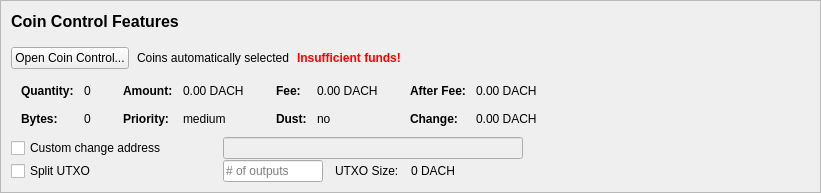
         <widget class="QFrame" name="frameCoinControl">
          <property name="sizePolicy">
           <sizepolicy hsizetype="Expanding" vsizetype="Expanding">
            <horstretch>0</horstretch>
            <verstretch>0</verstretch>
           </sizepolicy>
          </property>
          <property name="maximumSize">
           <size>
            <width>16777215</width>
            <height>16777215</height>
           </size>
          </property>
          <property name="frameShape">
           <enum>QFrame::StyledPanel</enum>
          </property>
          <property name="frameShadow">
           <enum>QFrame::Sunken</enum>
          </property>
          <layout class="QVBoxLayout" name="verticalLayoutCoinControl2">
           <property name="spacing">
            <number>0</number>
           </property>
           <property name="leftMargin">
            <number>0</number>
           </property>
           <property name="topMargin">
            <number>0</number>
           </property>
           <property name="rightMargin">
            <number>0</number>
           </property>
           <property name="bottomMargin">
            <number>0</number>
           </property>
           <item>
            <widget class="QFrame" name="frameCoinControl_BG">
             <layout class="QVBoxLayout" name="verticalLayoutCoinControl" stretch="0,0,0,0,0,0">
              <property name="spacing">
               <number>1</number>
              </property>
              <property name="leftMargin">
               <number>10</number>
              </property>
              <property name="topMargin">
               <number>10</number>
              </property>
              <item>
               <layout class="QHBoxLayout" name="horizontalLayoutCoinControl1">
                <property name="bottomMargin">
                 <number>15</number>
                </property>
                <item>
                 <layout class="QVBoxLayout" name="verticalLayout_3">
                  <property name="spacing">
                   <number>6</number>
                  </property>
                  <item>
                   <widget class="QLabel" name="labelCoinControlFeatures">
                    <property name="sizePolicy">
                     <sizepolicy hsizetype="Preferred" vsizetype="Maximum">
                      <horstretch>0</horstretch>
                      <verstretch>0</verstretch>
                     </sizepolicy>
                    </property>
                    <property name="minimumSize">
                     <size>
                      <width>0</width>
                      <height>20</height>
                     </size>
                    </property>
                    <property name="font">
                     <font>
                      <pointsize>12</pointsize>
                      <weight>75</weight>
                      <bold>true</bold>
                     </font>
                    </property>
                    <property name="styleSheet">
                     <string notr="true">font-weight:bold;</string>
                    </property>
                    <property name="text">
                     <string>Coin Control Features</string>
                    </property>
                   </widget>
                  </item>
                 </layout>
                </item>
               </layout>
              </item>
              <item>
               <layout class="QHBoxLayout" name="horizontalLayoutCoinControl2" stretch="0,0,0,0">
                <property name="spacing">
                 <number>8</number>
                </property>
                <property name="bottomMargin">
                 <number>10</number>
                </property>
                <item>
                 <widget class="QPushButton" name="pushButtonCoinControl">
                  <property name="styleSheet">
                   <string notr="true"/>
                  </property>
                  <property name="text">
                   <string>Open Coin Control...</string>
                  </property>
                  <property name="autoDefault">
                   <bool>false</bool>
                  </property>
                 </widget>
                </item>
                <item>
                 <widget class="QLabel" name="labelCoinControlAutomaticallySelected">
                  <property name="text">
                   <string>Coins automatically selected</string>
                  </property>
                  <property name="margin">
                   <number>5</number>
                  </property>
                 </widget>
                </item>
                <item>
                 <widget class="QLabel" name="labelCoinControlInsuffFunds">
                  <property name="font">
                   <font>
                    <weight>75</weight>
                    <bold>true</bold>
                   </font>
                  </property>
                  <property name="styleSheet">
                   <string notr="true">color:red;font-weight:bold;</string>
                  </property>
                  <property name="text">
                   <string>Insufficient funds!</string>
                  </property>
                  <property name="margin">
                   <number>5</number>
                  </property>
                 </widget>
                </item>
                <item>
                 <spacer name="horizontalSpacerCoinControl">
                  <property name="orientation">
                   <enum>Qt::Horizontal</enum>
                  </property>
                  <property name="sizeHint" stdset="0">
                   <size>
                    <width>40</width>
                    <height>1</height>
                   </size>
                  </property>
                 </spacer>
                </item>
               </layout>
              </item>
              <item>
               <widget class="QWidget" name="widgetCoinControl" native="true">
                <property name="sizePolicy">
                 <sizepolicy hsizetype="Preferred" vsizetype="Preferred">
                  <horstretch>0</horstretch>
                  <verstretch>0</verstretch>
                 </sizepolicy>
                </property>
                <property name="minimumSize">
                 <size>
                  <width>0</width>
                  <height>0</height>
                 </size>
                </property>
                <property name="styleSheet">
                 <string notr="true"/>
                </property>
                <layout class="QHBoxLayout" name="horizontalLayoutCoinControl5">
                 <property name="leftMargin">
                  <number>0</number>
                 </property>
                 <property name="topMargin">
                  <number>0</number>
                 </property>
                 <property name="rightMargin">
                  <number>0</number>
                 </property>
                 <property name="bottomMargin">
                  <number>0</number>
                 </property>
                 <item>
                  <layout class="QHBoxLayout" name="horizontalLayoutCoinControl3" stretch="0,0,0,1">
                   <property name="spacing">
                    <number>20</number>
                   </property>
                   <property name="topMargin">
                    <number>0</number>
                   </property>
                   <property name="bottomMargin">
                    <number>10</number>
                   </property>
                   <item>
                    <layout class="QFormLayout" name="formLayoutCoinControl1">
                     <property name="horizontalSpacing">
                      <number>10</number>
                     </property>
                     <property name="verticalSpacing">
                      <number>14</number>
                     </property>
                     <property name="leftMargin">
                      <number>10</number>
                     </property>
                     <property name="topMargin">
                      <number>4</number>
                     </property>
                     <property name="rightMargin">
                      <number>6</number>
                     </property>
                     <item row="0" column="0">
                      <widget class="QLabel" name="labelCoinControlQuantityText">
                       <property name="font">
                        <font>
                         <weight>75</weight>
                         <bold>true</bold>
                        </font>
                       </property>
                       <property name="text">
                        <string>Quantity:</string>
                       </property>
                       <property name="margin">
                        <number>0</number>
                       </property>
                      </widget>
                     </item>
                     <item row="0" column="1">
                      <widget class="QLabel" name="labelCoinControlQuantity">
                       <property name="cursor">
                        <cursorShape>IBeamCursor</cursorShape>
                       </property>
                       <property name="contextMenuPolicy">
                        <enum>Qt::ActionsContextMenu</enum>
                       </property>
                       <property name="text">
                        <string notr="true">0</string>
                       </property>
                       <property name="margin">
                        <number>0</number>
                       </property>
                       <property name="textInteractionFlags">
                        <set>Qt::LinksAccessibleByMouse|Qt::TextSelectableByKeyboard|Qt::TextSelectableByMouse</set>
                       </property>
                      </widget>
                     </item>
                     <item row="1" column="0">
                      <widget class="QLabel" name="labelCoinControlBytesText">
                       <property name="font">
                        <font>
                         <weight>75</weight>
                         <bold>true</bold>
                        </font>
                       </property>
                       <property name="text">
                        <string>Bytes:</string>
                       </property>
                      </widget>
                     </item>
                     <item row="1" column="1">
                      <widget class="QLabel" name="labelCoinControlBytes">
                       <property name="cursor">
                        <cursorShape>IBeamCursor</cursorShape>
                       </property>
                       <property name="contextMenuPolicy">
                        <enum>Qt::ActionsContextMenu</enum>
                       </property>
                       <property name="text">
                        <string notr="true">0</string>
                       </property>
                       <property name="textInteractionFlags">
                        <set>Qt::LinksAccessibleByMouse|Qt::TextSelectableByKeyboard|Qt::TextSelectableByMouse</set>
                       </property>
                      </widget>
                     </item>
                    </layout>
                   </item>
                   <item>
                    <layout class="QFormLayout" name="formLayoutCoinControl2">
                     <property name="horizontalSpacing">
                      <number>10</number>
                     </property>
                     <property name="verticalSpacing">
                      <number>14</number>
                     </property>
                     <property name="leftMargin">
                      <number>6</number>
                     </property>
                     <property name="topMargin">
                      <number>4</number>
                     </property>
                     <property name="rightMargin">
                      <number>6</number>
                     </property>
                     <item row="0" column="0">
                      <widget class="QLabel" name="labelCoinControlAmountText">
                       <property name="font">
                        <font>
                         <weight>75</weight>
                         <bold>true</bold>
                        </font>
                       </property>
                       <property name="text">
                        <string>Amount:</string>
                       </property>
                       <property name="margin">
                        <number>0</number>
                       </property>
                      </widget>
                     </item>
                     <item row="0" column="1">
                      <widget class="QLabel" name="labelCoinControlAmount">
                       <property name="cursor">
                        <cursorShape>IBeamCursor</cursorShape>
                       </property>
                       <property name="contextMenuPolicy">
                        <enum>Qt::ActionsContextMenu</enum>
                       </property>
                       <property name="text">
                        <string notr="true">0.00 DACH</string>
                       </property>
                       <property name="textInteractionFlags">
                        <set>Qt::LinksAccessibleByMouse|Qt::TextSelectableByKeyboard|Qt::TextSelectableByMouse</set>
                       </property>
                      </widget>
                     </item>
                     <item row="1" column="0">
                      <widget class="QLabel" name="labelCoinControlPriorityText">
                       <property name="font">
                        <font>
                         <weight>75</weight>
                         <bold>true</bold>
                        </font>
                       </property>
                       <property name="text">
                        <string>Priority:</string>
                       </property>
                      </widget>
                     </item>
                     <item row="1" column="1">
                      <widget class="QLabel" name="labelCoinControlPriority">
                       <property name="cursor">
                        <cursorShape>IBeamCursor</cursorShape>
                       </property>
                       <property name="contextMenuPolicy">
                        <enum>Qt::ActionsContextMenu</enum>
                       </property>
                       <property name="text">
                        <string>medium</string>
                       </property>
                       <property name="textInteractionFlags">
                        <set>Qt::LinksAccessibleByMouse|Qt::TextSelectableByKeyboard|Qt::TextSelectableByMouse</set>
                       </property>
                      </widget>
                     </item>
                    </layout>
                   </item>
                   <item>
                    <layout class="QFormLayout" name="formLayoutCoinControl3">
                     <property name="horizontalSpacing">
                      <number>10</number>
                     </property>
                     <property name="verticalSpacing">
                      <number>14</number>
                     </property>
                     <property name="leftMargin">
                      <number>6</number>
                     </property>
                     <property name="topMargin">
                      <number>4</number>
                     </property>
                     <property name="rightMargin">
                      <number>6</number>
                     </property>
                     <item row="0" column="0">
                      <widget class="QLabel" name="labelCoinControlFeeText">
                       <property name="font">
                        <font>
                         <weight>75</weight>
                         <bold>true</bold>
                        </font>
                       </property>
                       <property name="text">
                        <string>Fee:</string>
                       </property>
                       <property name="margin">
                        <number>0</number>
                       </property>
                      </widget>
                     </item>
                     <item row="0" column="1">
                      <widget class="QLabel" name="labelCoinControlFee">
                       <property name="cursor">
                        <cursorShape>IBeamCursor</cursorShape>
                       </property>
                       <property name="contextMenuPolicy">
                        <enum>Qt::ActionsContextMenu</enum>
                       </property>
                       <property name="text">
                        <string notr="true">0.00 DACH</string>
                       </property>
                       <property name="textInteractionFlags">
                        <set>Qt::LinksAccessibleByMouse|Qt::TextSelectableByKeyboard|Qt::TextSelectableByMouse</set>
                       </property>
                      </widget>
                     </item>
                     <item row="1" column="0">
                      <widget class="QLabel" name="labelCoinControlLowOutputText">
                       <property name="font">
                        <font>
                         <weight>75</weight>
                         <bold>true</bold>
                        </font>
                       </property>
                       <property name="text">
                        <string>Dust:</string>
                       </property>
                      </widget>
                     </item>
                     <item row="1" column="1">
                      <widget class="QLabel" name="labelCoinControlLowOutput">
                       <property name="cursor">
                        <cursorShape>IBeamCursor</cursorShape>
                       </property>
                       <property name="contextMenuPolicy">
                        <enum>Qt::ActionsContextMenu</enum>
                       </property>
                       <property name="text">
                        <string>no</string>
                       </property>
                       <property name="textInteractionFlags">
                        <set>Qt::LinksAccessibleByMouse|Qt::TextSelectableByKeyboard|Qt::TextSelectableByMouse</set>
                       </property>
                      </widget>
                     </item>
                    </layout>
                   </item>
                   <item>
                    <layout class="QFormLayout" name="formLayoutCoinControl4">
                     <property name="horizontalSpacing">
                      <number>10</number>
                     </property>
                     <property name="verticalSpacing">
                      <number>14</number>
                     </property>
                     <property name="leftMargin">
                      <number>6</number>
                     </property>
                     <property name="topMargin">
                      <number>4</number>
                     </property>
                     <property name="rightMargin">
                      <number>6</number>
                     </property>
                     <item row="0" column="0">
                      <widget class="QLabel" name="labelCoinControlAfterFeeText">
                       <property name="font">
                        <font>
                         <weight>75</weight>
                         <bold>true</bold>
                        </font>
                       </property>
                       <property name="text">
                        <string>After Fee:</string>
                       </property>
                       <property name="margin">
                        <number>0</number>
                       </property>
                      </widget>
                     </item>
                     <item row="0" column="1">
                      <widget class="QLabel" name="labelCoinControlAfterFee">
                       <property name="cursor">
                        <cursorShape>IBeamCursor</cursorShape>
                       </property>
                       <property name="contextMenuPolicy">
                        <enum>Qt::ActionsContextMenu</enum>
                       </property>
                       <property name="text">
                        <string notr="true">0.00 DACH</string>
                       </property>
                       <property name="textInteractionFlags">
                        <set>Qt::LinksAccessibleByMouse|Qt::TextSelectableByKeyboard|Qt::TextSelectableByMouse</set>
                       </property>
                      </widget>
                     </item>
                     <item row="1" column="0">
                      <widget class="QLabel" name="labelCoinControlChangeText">
                       <property name="font">
                        <font>
                         <weight>75</weight>
                         <bold>true</bold>
                        </font>
                       </property>
                       <property name="text">
                        <string>Change:</string>
                       </property>
                      </widget>
                     </item>
                     <item row="1" column="1">
                      <widget class="QLabel" name="labelCoinControlChange">
                       <property name="cursor">
                        <cursorShape>IBeamCursor</cursorShape>
                       </property>
                       <property name="contextMenuPolicy">
                        <enum>Qt::ActionsContextMenu</enum>
                       </property>
                       <property name="text">
                        <string notr="true">0.00 DACH</string>
                       </property>
                       <property name="textInteractionFlags">
                        <set>Qt::LinksAccessibleByMouse|Qt::TextSelectableByKeyboard|Qt::TextSelectableByMouse</set>
                       </property>
                      </widget>
                     </item>
                    </layout>
                   </item>
                  </layout>
                 </item>
                </layout>
               </widget>
              </item>
              <item>
               <layout class="QHBoxLayout" name="horizontalLayoutCoinControl4">
                <property name="spacing">
                 <number>12</number>
                </property>
                <property name="sizeConstraint">
                 <enum>QLayout::SetDefaultConstraint</enum>
                </property>
                <property name="topMargin">
                 <number>0</number>
                </property>
                <property name="rightMargin">
                 <number>0</number>
                </property>
                <item>
                 <widget class="QCheckBox" name="checkBoxCoinControlChange">
                  <property name="sizePolicy">
                   <sizepolicy hsizetype="Preferred" vsizetype="Preferred">
                    <horstretch>0</horstretch>
                    <verstretch>0</verstretch>
                   </sizepolicy>
                  </property>
                  <property name="minimumSize">
                   <size>
                    <width>200</width>
                    <height>0</height>
                   </size>
                  </property>
                  <property name="maximumSize">
                   <size>
                    <width>200</width>
                    <height>16777215</height>
                   </size>
                  </property>
                  <property name="toolTip">
                   <string>If this is activated, but the change address is empty or invalid, change will be sent to a newly generated address.</string>
                  </property>
                  <property name="text">
                   <string>Custom change address</string>
                  </property>
                 </widget>
                </item>
                <item>
                 <widget class="QValidatedLineEdit" name="lineEditCoinControlChange">
                  <property name="enabled">
                   <bool>false</bool>
                  </property>
                  <property name="sizePolicy">
                   <sizepolicy hsizetype="Preferred" vsizetype="Preferred">
                    <horstretch>0</horstretch>
                    <verstretch>0</verstretch>
                   </sizepolicy>
                  </property>
                  <property name="minimumSize">
                   <size>
                    <width>300</width>
                    <height>0</height>
                   </size>
                  </property>
                 </widget>
                </item>
                <item>
                 <widget class="QLabel" name="labelCoinControlChangeLabel">
                  <property name="sizePolicy">
                   <sizepolicy hsizetype="Preferred" vsizetype="Preferred">
                    <horstretch>0</horstretch>
                    <verstretch>0</verstretch>
                   </sizepolicy>
                  </property>
                  <property name="minimumSize">
                   <size>
                    <width>100</width>
                    <height>0</height>
                   </size>
                  </property>
                  <property name="text">
                   <string/>
                  </property>
                  <property name="margin">
                   <number>3</number>
                  </property>
                 </widget>
                </item>
               </layout>
              </item>
              <item>
               <layout class="QHBoxLayout" name="horizontalLayoutCoinControl6">
                <property name="spacing">
                 <number>12</number>
                </property>
                <property name="rightMargin">
                 <number>0</number>
                </property>
                <item>
                 <widget class="QCheckBox" name="splitBlockCheckBox">
                  <property name="sizePolicy">
                   <sizepolicy hsizetype="Preferred" vsizetype="Preferred">
                    <horstretch>0</horstretch>
                    <verstretch>0</verstretch>
                   </sizepolicy>
                  </property>
                  <property name="minimumSize">
                   <size>
                    <width>200</width>
                    <height>0</height>
                   </size>
                  </property>
                  <property name="maximumSize">
                   <size>
                    <width>200</width>
                    <height>16777215</height>
                   </size>
                  </property>
                  <property name="text">
                   <string>Split UTXO</string>
                  </property>
                 </widget>
                </item>
                <item>
                 <widget class="QLineEdit" name="splitBlockLineEdit">
                  <property name="sizePolicy">
                   <sizepolicy hsizetype="Preferred" vsizetype="Preferred">
                    <horstretch>50</horstretch>
                    <verstretch>0</verstretch>
                   </sizepolicy>
                  </property>
                  <property name="minimumSize">
                   <size>
                    <width>100</width>
                    <height>0</height>
                   </size>
                  </property>
                  <property name="maximumSize">
                   <size>
                    <width>100</width>
                    <height>16777215</height>
                   </size>
                  </property>
                  <property name="placeholderText">
                   <string># of outputs</string>
                  </property>
                 </widget>
                </item>
                <item>
                 <widget class="QLabel" name="labelBlockSizeText">
                  <property name="text">
                   <string>UTXO Size:</string>
                  </property>
                 </widget>
                </item>
                <item>
                 <widget class="QLabel" name="labelBlockSize">
                  <property name="text">
                   <string>0 DACH</string>
                  </property>
                 </widget>
                </item>
                <item>
                 <spacer name="horizontalSpacer_7">
                  <property name="orientation">
                   <enum>Qt::Horizontal</enum>
                  </property>
                  <property name="sizeHint" stdset="0">
                   <size>
                    <width>40</width>
                    <height>20</height>
                   </size>
                  </property>
                 </spacer>
                </item>
               </layout>
              </item>
              <item>
               <spacer name="verticalSpacerCoinControl">
                <property name="orientation">
                 <enum>Qt::Vertical</enum>
                </property>
                <property name="sizeHint" stdset="0">
                 <size>
                  <width>800</width>
                  <height>1</height>
                 </size>
                </property>
               </spacer>
              </item>
             </layout>
            </widget>
           </item>
          </layout>
         </widget>
